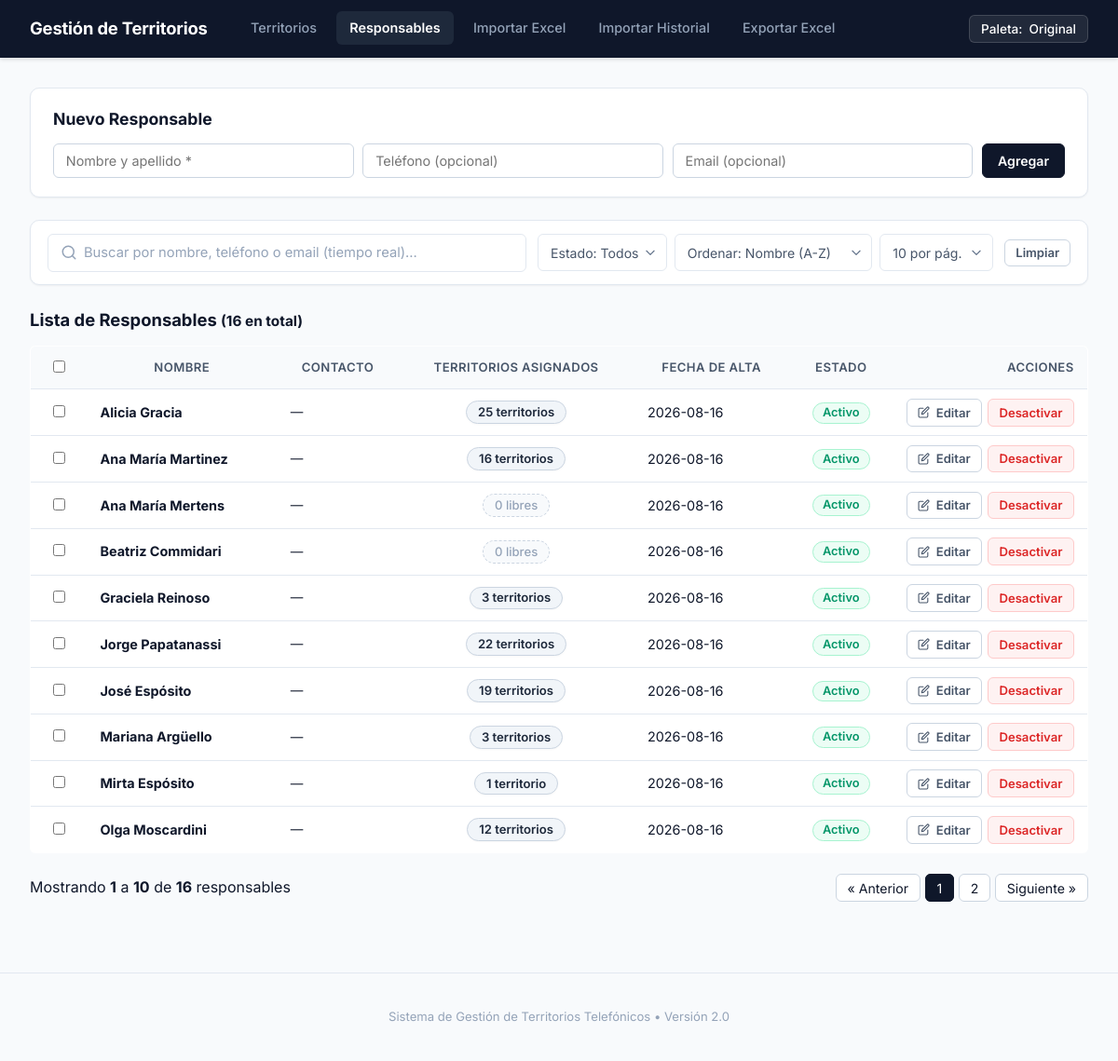
Screenshot of /responsables with the database file from the repository.
### tables this page shows
CREATE TABLE responsables (
    id INTEGER PRIMARY KEY AUTOINCREMENT,
    nombre TEXT NOT NULL,
    activo INTEGER DEFAULT 1 -- 1: activo, 0: inactivo
, telefono TEXT DEFAULT NULL, email TEXT DEFAULT NULL, fecha_alta TEXT DEFAULT NULL);

### routes/responsables.py (the view, shortened to what this page needs)
    @app.route("/responsables", methods=["GET", "POST"])
    def responsables():
        conn = get_connection()
        q = request.args.get("q", "").strip()
        estado = request.args.get("estado", "").strip()
        orden = request.args.get("orden", "nombre_asc")
        try:
            page = max(1, int(request.args.get("page", 1)))
        except (ValueError, TypeError):
            page = 1
        per_page_raw = request.args.get("per_page", "10")
        if per_page_raw == "todos":
            per_page = 999999
        else:
            try:
                per_page = max(5, int(per_page_raw))
            except (ValueError, TypeError):
                per_page = 10
        sql = """
            SELECT
                r.id,
                r.nombre,
                r.activo,
                r.telefono,
                r.email,
                r.fecha_alta,
                (
                    SELECT COUNT(*)
                    FROM asignaciones a
                    WHERE a.responsable_id = r.id AND a.fecha_finalizacion IS NULL
                ) AS territorios_asignados
            FROM responsables r
            WHERE 1=1
        """
        parametros = []
        if q:
            sql += " AND (r.nombre LIKE ? OR r.telefono LIKE ? OR r.email LIKE ?)"
            term = f"%{q}%"
            parametros.extend([term, term, term])
        if estado in ("0", "1"):
            sql += " AND r.activo = ?"
            parametros.append(int(estado))
        if orden == "nombre_desc":
            sql += " ORDER BY r.nombre COLLATE NOCASE DESC"
        elif orden == "territorios_desc":
            sql += " ORDER BY territorios_asignados DESC, r.nombre COLLATE NOCASE ASC"
        elif orden == "fecha_desc":
            sql += " ORDER BY (r.fecha_alta IS NULL), r.fecha_alta DESC, r.id DESC"
        elif orden == "fecha_asc":
            sql += " ORDER BY (r.fecha_alta IS NULL), r.fecha_alta ASC, r.id ASC"
        else:
            orden = "nombre_asc"
            sql += " ORDER BY r.activo DESC, r.nombre COLLATE NOCASE ASC"
        filas = conn.execute(sql, parametros).fetchall()
        conn.close()
        total_items = len(filas)
        total_pages = max(1, math.ceil(total_items / per_page)) if per_page_raw != "todos" else 1
        if page > total_pages:
            page = total_pages
        start_idx = (page - 1) * per_page
        end_idx = start_idx + per_page
        items_paginados = filas[start_idx:end_idx]
        start_item = (start_idx + 1) if total_items > 0 else 0
        end_item = min(end_idx, total_items)
        return render_template(
            "responsables.html",
            responsables=items_paginados,
            total_items=total_items,
            total_pages=total_pages,
            page=page,
            per_page=per_page_raw,
            start_item=start_item,
            end_item=end_item,
            q=q,
            estado=estado,
            orden=orden,
        )

### database.py (called while the page is built)
def get_connection():
    conn = sqlite3.connect(DATABASE)
    conn.row_factory = sqlite3.Row
    conn.execute("PRAGMA foreign_keys = ON")
    return conn

### templates/responsables.html (shortened to what this page needs)
{% extends "base.html" %}
{% block content %}
    <div class="panel-accion">
        <h3>Nuevo Responsable</h3>
        <form method="post" action="{{ url_for('responsables') }}" class="form-nuevo-resp">
            <input type="text" name="nombre" placeholder="Nombre y apellido *" required>
            <input type="text" name="telefono" placeholder="Teléfono (opcional)">
            <input type="email" name="email" placeholder="Email (opcional)">
            <button type="submit" class="btn btn-primary">Agregar</button>
        </form>
    </div>
    <form method="get" action="{{ url_for('responsables') }}" class="buscador-responsables-card" id="form-filtros-resp" onsubmit="event.preventDefault();">
        <div class="search-input-wrapper buscador-resp-input-wrapper">
            <input
                type="text"
                id="input-buscador-responsables"
                name="q"
                placeholder="Buscar por nombre, teléfono o email (tiempo real)..."
                value="{{ q }}"
                class="search-input"
                autocomplete="off"
            >
        </div>
        <div class="filtros-resp-selects">
            <select name="estado" id="filtro-resp-estado" class="select-filtro">
                <option value="" {% if not estado %}selected{% endif %}>Estado: Todos</option>
            </select>
            <select name="orden" id="filtro-resp-orden" class="select-filtro">
                <option value="nombre_asc" {% if orden == 'nombre_asc' %}selected{% endif %}>Ordenar: Nombre (A-Z)</option>
            </select>
            <select name="per_page" id="filtro-resp-per-page" class="select-filtro" onchange="this.form.submit()">
                <option value="10" {% if per_page == '10' %}selected{% endif %}>10 por pág.</option>
            </select>
        </div>
        <div class="filtros-resp-botones">
            <button type="button" id="btn-limpiar-filtros-resp" class="btn btn-outline btn-sm">Limpiar</button>
        </div>
    </form>
    <div class="header-tabla-responsables">
        <h3>Lista de Responsables <small>({{ total_items }} en total)</small></h3>
    </div>
    {% if responsables|length == 0 %}
        <p class="sin-resultados">No se encontraron responsables con los filtros aplicados.</p>
    {% else %}
        <table class="tabla-responsables">
            <thead>
                <tr>
                    <th class="col-check">
                        <input type="checkbox" id="check-todos" title="Seleccionar todos" onchange="toggleSelectTodos(this)">
                    </th>
                    <th>Nombre</th>
                    <th>Contacto</th>
                    <th class="col-centrada">Territorios Asignados</th>
                    <th>Fecha de Alta</th>
                    <th class="col-centrada">Estado</th>
                    <th class="col-derecha">Acciones</th>
                </tr>
            </thead>
            <tbody>
                {% for r in responsables %}
                <tr
                    id="fila-resp-{{ r.id }}"
                    class="fila-responsable {{ 'fila-inactiva' if not r.activo else '' }}"
                    data-id="{{ r.id }}"
                    data-nombre="{{ r.nombre|lower }}"
                    data-telefono="{{ (r.telefono or '')|lower }}"
                    data-email="{{ (r.email or '')|lower }}"
                    data-activo="{{ '1' if r.activo else '0' }}"
                    data-territorios="{{ r.territorios_asignados }}"
                    data-fecha="{{ r.fecha_alta or '' }}"
                    data-search="{{ r.nombre|lower }} {{ (r.telefono or '')|lower }} {{ (r.email or '')|lower }}"
                >
                    <td class="col-centrada">
                        <input type="checkbox" class="check-responsable" value="{{ r.id }}" onchange="actualizarSeleccion()">
                    </td>
                    <td>
                        <strong>{{ r.nombre }}</strong>
                    </td>
                    <td>
                        <div class="datos-contacto">
                            {% if not r.telefono and not r.email %}
                                <span class="texto-apagado">—</span>
                            {% endif %}
                        </div>
                    </td>
                    <td class="col-centrada">
                        {% if r.territorios_asignados > 0 %}
                            <a href="{{ url_for('index', responsable_id=r.id) }}" class="badge badge-territorios" title="Ver territorios de este responsable">
                                {{ r.territorios_asignados }} territorio{{ 's' if r.territorios_asignados > 1 else '' }}
                            </a>
                        {% else %}
                            <span class="badge badge-libre">0 libres</span>
                        {% endif %}
                    </td>
                    <td>
                        {{ r.fecha_alta or "—" }}
                    </td>
                    <td class="col-centrada">
                        <span class="badge {{ 'badge-disponible' if r.activo else 'badge-en-trabajo' }}">
                            {{ "Activo" if r.activo else "Inactivo" }}
                        </span>
                    </td>
                    <td class="col-acciones">
                        <div class="acciones-fila">
                            <button
                                type="button"
                                class="btn btn-sm btn-outline btn-editar-resp"
                                title="Editar responsable"
                                data-id="{{ r.id }}"
                                data-nombre="{{ r.nombre }}"
                                data-telefono="{{ r.telefono or '' }}"
                                data-email="{{ r.email or '' }}"
                                onclick="abrirModalEditarDesdeBoton(this)"
                            >
                                <span>Editar</span>
                            </button>
                            {% if r.activo %}
                                <form
                                    method="post"
                                    action="{{ url_for('responsable_desactivar', responsable_id=r.id, q=q, estado=estado, orden=orden, page=page, per_page=per_page) }}"
                                    class="form-en-linea"
                                    data-nombre="{{ r.nombre }}"
                                    onsubmit="return confirmarDesactivacion(this);"
                                >
                                    <button type="submit" class="btn btn-sm btn-danger-subtle" title="Desactivar responsable">
                                        Desactivar
                                    </button>
                                </form>
                            {% endif %}
                        </div>
                    </td>
                </tr>
                {% endfor %}
            </tbody>
        </table>
        <div class="paginacion-container">
            <div class="paginacion-info">
                Mostrando <strong>{{ start_item }}</strong> a <strong>{{ end_item }}</strong> de <strong>{{ total_items }}</strong> responsables
            </div>
            {% if total_pages > 1 %}
                <div class="paginacion-controles">
                    {% if page > 1 %}
                        <a href="{{ url_for('responsables', q=q, estado=estado, orden=orden, per_page=per_page, page=page-1) }}" class="btn-pag">« Anterior</a>
                    {% else %}
                        <span class="btn-pag disabled">« Anterior</span>
                    {% endif %}
                    {% for p in range(1, total_pages + 1) %}
                        {% if p == page %}
                            <span class="btn-pag active">{{ p }}</span>
                        {% elif p <= 3 or p >= total_pages - 2 or (p >= page - 1 and p <= page + 1) %}
                            <a href="{{ url_for('responsables', q=q, estado=estado, orden=orden, per_page=per_page, page=p) }}" class="btn-pag">{{ p }}</a>
                        {% elif p == 4 or p == total_pages - 3 %}
                            <span class="btn-pag-ellipsis">...</span>
                        {% endif %}
                    {% endfor %}
                    {% if page < total_pages %}
                        <a href="{{ url_for('responsables', q=q, estado=estado, orden=orden, per_page=per_page, page=page+1) }}" class="btn-pag">Siguiente »</a>
                    {% else %}
                        <span class="btn-pag disabled">Siguiente »</span>
                    {% endif %}
                </div>
            {% endif %}
        </div>
    {% endif %}
{% endblock %}

### rows the page displays
responsables: nombre "Alicia Gracia", territorios_asignados "25", territorios_asignados "s", fecha_alta "2026-08-16", activo "Activo"
responsables: nombre "Ana María Martinez", territorios_asignados "16", territorios_asignados "s", fecha_alta "2026-08-16", activo "Activo"
responsables: nombre "Ana María Mertens", shows "0 libres", fecha_alta "2026-08-16", activo "Activo"
responsables: nombre "Beatriz Commidari", shows "0 libres", fecha_alta "2026-08-16", activo "Activo"
responsables: nombre "Graciela Reinoso", territorios_asignados "3", territorios_asignados "s", fecha_alta "2026-08-16", activo "Activo"
responsables: nombre "Jorge Papatanassi", territorios_asignados "22", territorios_asignados "s", fecha_alta "2026-08-16", activo "Activo"
responsables: nombre "José Espósito", territorios_asignados "19", territorios_asignados "s", fecha_alta "2026-08-16", activo "Activo"
responsables: nombre "Mariana Argüello", territorios_asignados "3", territorios_asignados "s", fecha_alta "2026-08-16", activo "Activo"
responsables: nombre "Mirta Espósito", territorios_asignados "1", fecha_alta "2026-08-16", activo "Activo"
responsables: nombre "Olga Moscardini", territorios_asignados "12", territorios_asignados "s", fecha_alta "2026-08-16", activo "Activo"

### other values shown
{{ total_items }} "16"
{{ start_item }} "1"
{{ end_item }} "10"
{{ p }} "1"
{{ p }} "2"
